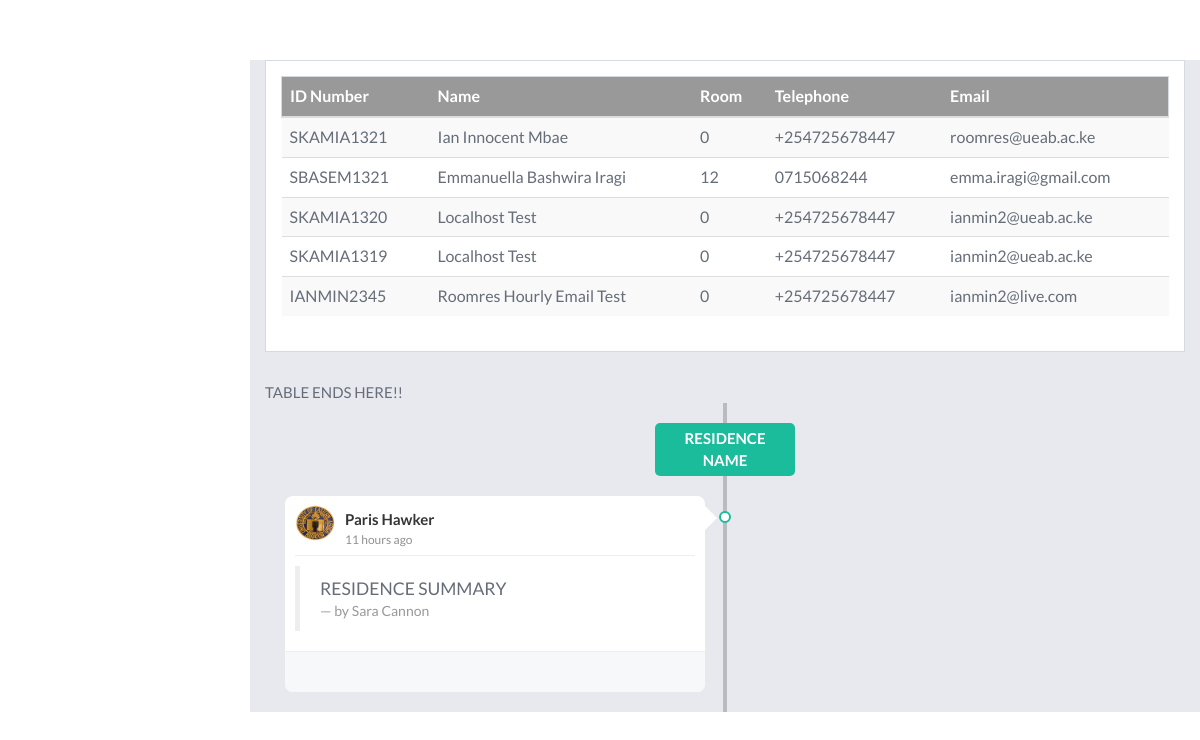
/__tests_datatable_timeline.php, run on an earlier commit of the app's database.
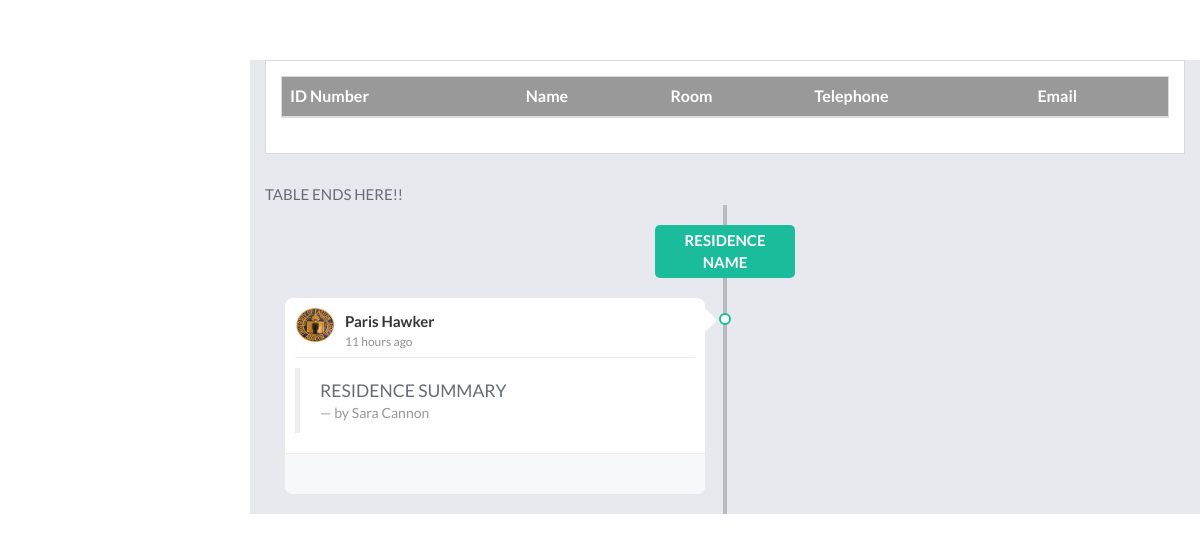
And on a later commit of the database.
### tables this page shows
CREATE TABLE IF NOT EXISTS `reservants` (
  `id` int(255) NOT NULL AUTO_INCREMENT,
  `name` varchar(50) NOT NULL,
  `s_idnum` varchar(25) NOT NULL,
  `email` varchar(30) NOT NULL,
  `rnum` int(255) NOT NULL,
  `tel` varchar(15) NOT NULL,
  `passwd` varchar(255) NOT NULL,
  `gender` varchar(1) NOT NULL,
  `reckey` varchar(255) NOT NULL,
  `actif` int(1) NOT NULL,
  `res` int(255) NOT NULL,
  PRIMARY KEY (`id`),
  UNIQUE KEY `s_idnum` (`s_idnum`),
  UNIQUE KEY `s_idnum_2` (`s_idnum`)
);

### the_connection.php (called while the page is built, shortened)
<?php
class connection{
	public $db_name;		public $db_host; 		public $db_username;
	public $db_passwd;
	public function __construct($db_name, $db_host, $db_username, $db_passwd){
		if(@$db_host != '' && @$db_name != '' && @$db_username != ''){
			$this->db_host 		= 	@$db_host;
			$this->db_name 		= 	@$db_name;
			$this->db_passwd 	= 	@$db_passwd;
			$this->db_username 	= 	@$db_username;
		}
	}
	public final function db_connect(){
		$this->con = mysqli_connect($this->db_host,$this->db_username,$this->db_passwd,$this->db_name);
	}
	public function query($statement, $stops){
		$_SESSION['query'] = mysqli_query($this->con,"$statement")or $this->die_on_err($stops);
	}
}

### main.php (called while the page is built, shortened)
<?php
if(@$id != ''){
	$ids = array('',
				 'add_admin.php',
				 'add_login.php',
				 'add_recovery.php',
				 'add_reservant.php',
				 'add_reservation.php',
				 'add_residence.php',
				 'add_room.php',
				 'add_trimester.php',
				 'admin_rooms.php',
				 'alter_admin.php',
				 'de_allocate.php',
				 'mailer.php',
				 'obsfucate.php',
				 'search.php',
				 'the_connection.php',
				 'redirect.php'
				 );
	$pos = array_search($id, $ids);
}else{
	die("<center><h2><code style='color:#F00;'>Critical Error:</code><code style='color:green;'> Failed to recognize this page!</code> </h2></center>");
}
?>

### __tests_datatable_timeline.php (the view, shortened to what this page needs)
<?php
$id = "__tests.php";
include "main.php";
$connection->query("SELECT * FROM reservants WHERE s_idnum='$_SESSION[l031n45]' ",true);
$data = '
<html manifest="cache.appcache">
		<link href="assets/css/bootstrap.min.css" rel="stylesheet">
		<link href="assets/plugins/weather-icon/css/weather-icons.min.css" rel="stylesheet">
		<link href="assets/plugins/prettify/prettify.min.css" rel="stylesheet">
		<link href="assets/plugins/magnific-popup/magnific-popup.min.css" rel="stylesheet">
		<link href="assets/plugins/owl-carousel/owl.carousel.min.css" rel="stylesheet">
		<link href="assets/plugins/owl-carousel/owl.theme.min.css" rel="stylesheet">
		<link href="assets/plugins/owl-carousel/owl.transitions.min.css" rel="stylesheet">
		<link href="assets/plugins/chosen/chosen.min.css" rel="stylesheet">
		<link href="assets/plugins/icheck/skins/all.css" rel="stylesheet">
		<link href="assets/plugins/datepicker/datepicker.min.css" rel="stylesheet">
		<link href="assets/plugins/timepicker/bootstrap-timepicker.min.css" rel="stylesheet">
		<link href="assets/plugins/validator/bootstrapValidator.min.css" rel="stylesheet">
		<link href="assets/plugins/summernote/summernote.min.css" rel="stylesheet">
		<link href="assets/plugins/markdown/bootstrap-markdown.min.css" rel="stylesheet">
		<link href="assets/plugins/datatable/css/bootstrap.datatable.min.css" rel="stylesheet">
		<link href="assets/plugins/morris-chart/morris.min.css" rel="stylesheet">
		<link href="assets/plugins/c3-chart/c3.min.css" rel="stylesheet">
		<link href="assets/plugins/slider/slider.min.css" rel="stylesheet">
		<link href="assets/plugins/font-awesome/css/font-awesome.min.css" rel="stylesheet">
		<link href="assets/css/style.css" rel="stylesheet">
		<link href="assets/css/style-responsive.css" rel="stylesheet">
                <link href="assets/css/custom.css" rel="stylesheet">
		<div class="page-content">
				<div class="container-fluid">';
?>
<?php
echo $data;
?>
<div class="the-box">
						<div class="table-responsive">
						<table class="table table-striped table-hover " id="datatable-example">
							<thead class="the-box dark full">
								<tr>
									<th>ID Number</th>
									<th>Name</th>
									<th>Room</th>
									<th>Telephone</th>
									<th>Email</th>
								</tr>
							</thead>
							<tbody>
<?php
	$connection->query("SELECT * FROM reservants" , true);
	$query = $_SESSION['query'];
	$data = '';
	while($results = mysqli_fetch_array($query)){
			$data .= '
						<tr class="'.$pos.'">
									<td>'.$results['s_idnum'].'</td>
									<td>'.$results['name'].'</td>
									<td>'.$results['rnum'].'</td>
									<td class="center">'.$results['tel'].'</td>
									<td class="center">'.$results['email'].'</td>
								</tr>
			';
		($pos == "odd") ? $pos = "even" : $pos = "odd";
	}
	echo $data;
?>
							</tbody>
						</table>
						</div>
</div>
		TABLE ENDS HERE!!
					<ul class="timeline">
						<li class="center-timeline-cat">
							<div class="inner">
							RESIDENCE NAME
							</div>
						</li>
					</ul>
					<ul class="timeline">
						<li class="centering-line"></li>
						<li class="item-timeline">
							<div class="buletan"></div>
							<div class="inner-content">
								<div class="heading-timeline">
									<img src="assets/img/avatar/avatar-1.jpg" class="avatar" alt="Avatar">
									<div class="user-timeline-info">
										<p>
										Paris Hawker
										<small>11 hours ago</small></p>
									</div>
								</div>
								<blockquote>
								RESIDENCE SUMMARY
								<small>by <cite title="Someone">Sara Cannon</cite></small>
								</blockquote>
								<div class="footer-timeline">
									<ul class="timeline-option">
										<li class="option-row">
											<div class="row">
												<div class="col-xs-6">
												</div>
											</div>
										</li>
										</li>
									</ul>
							</div>

### assets/css/custom.css (style rules this page uses)
.dark { background-color:#999 !important; color:#FFF !important; }

What changed in the data, as far as the page shows it:
removed reservants: s_idnum "SKAMIA1321", name "Ian Innocent Mbae", rnum "0", tel "+254725678447", email "roomres@ueab.ac.ke"
removed reservants: s_idnum "SBASEM1321", name "Emmanuella Bashwira Iragi", rnum "12", tel "0715068244", email "emma.iragi@gmail.com"
removed reservants: s_idnum "SKAMIA1320", name "Localhost Test", rnum "0", tel "+254725678447", email "ianmin2@ueab.ac.ke"
removed reservants: s_idnum "SKAMIA1319", name "Localhost Test", rnum "0", tel "+254725678447", email "ianmin2@ueab.ac.ke"
removed reservants: s_idnum "IANMIN2345", name "Roomres Hourly Email Test", rnum "0", tel "+254725678447", email "ianmin2@live.com"
